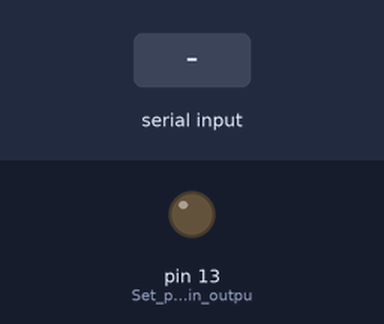
Recording of a sketch running on a simulated Arduino Uno, built with avr-gcc and run on an emulated ATmega328P. Shown: output pins drawn as LEDs (lit = HIGH). Inputs (shaded band) come from the test bench.

Above: at 1.2 s.
1.3 s: "1" received over Serial
At 2.5 s:
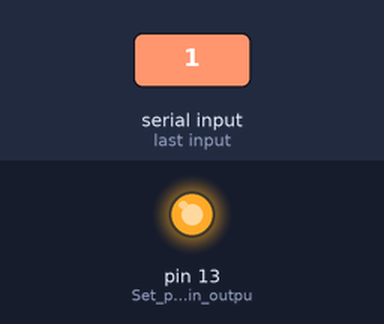
2.8 s: "2" received over Serial
At 3.7 s:
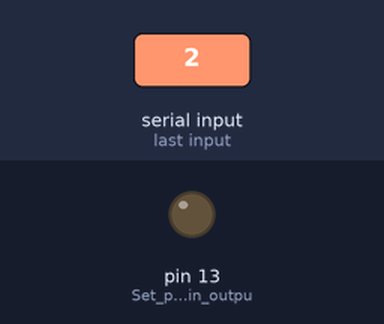
Timing chart, 0 to 5.8 s (numbered marks = the images above; inputs shaded):
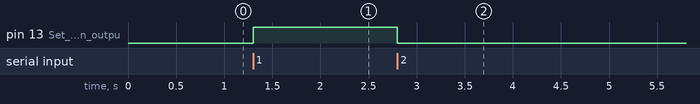

Measured:
- after the input at 1.3 s, pin 13 (Set_pin_13_to_be_in_outpu): LOW → HIGH at once
- after the input at 2.8 s, pin 13 (Set_pin_13_to_be_in_outpu): HIGH → LOW at once

The sketch:

Blink.ino
```cpp
// Code inside "setup" gets run once, when the program first starts up
void setup() {
  pinMode(13, OUTPUT);      // Set pin 13 to be in output mode
  Serial.begin(9600);
}

// Code inside "loop" gets run over and over again, once "setup" has finished
void loop() {
  if(Serial.available() > 0) {
    char message = Serial.read();
    if (message == '1'){
      digitalWrite(13, HIGH);
    }
    if (message == '2') {
      digitalWrite(13, LOW);
    }
  }


}

 //String on = Serial.readStringUntil('\n');
    //String off = Serial.readStringUntil('\n');
 //Import required libraries
//&  from serial import *

   // Open port by name (different for each device) at a speed of 9600
//& port = Serial("/dev/cu.usbmodem1411",9600,timeout=2)

   // Clear any previous old data waiting in the buffer
//& port.readall()

   // Write out a string to the serial port
//& message = "Hello there Arduino\n"
//& port.write(message.encode())
//& print("You just said: Hello there Arduino")

    //Read back in and print the response from the serial port, then close it
//& input = port.readline()
//& print("Arduino replied: " + input)
//& port.close()
```
